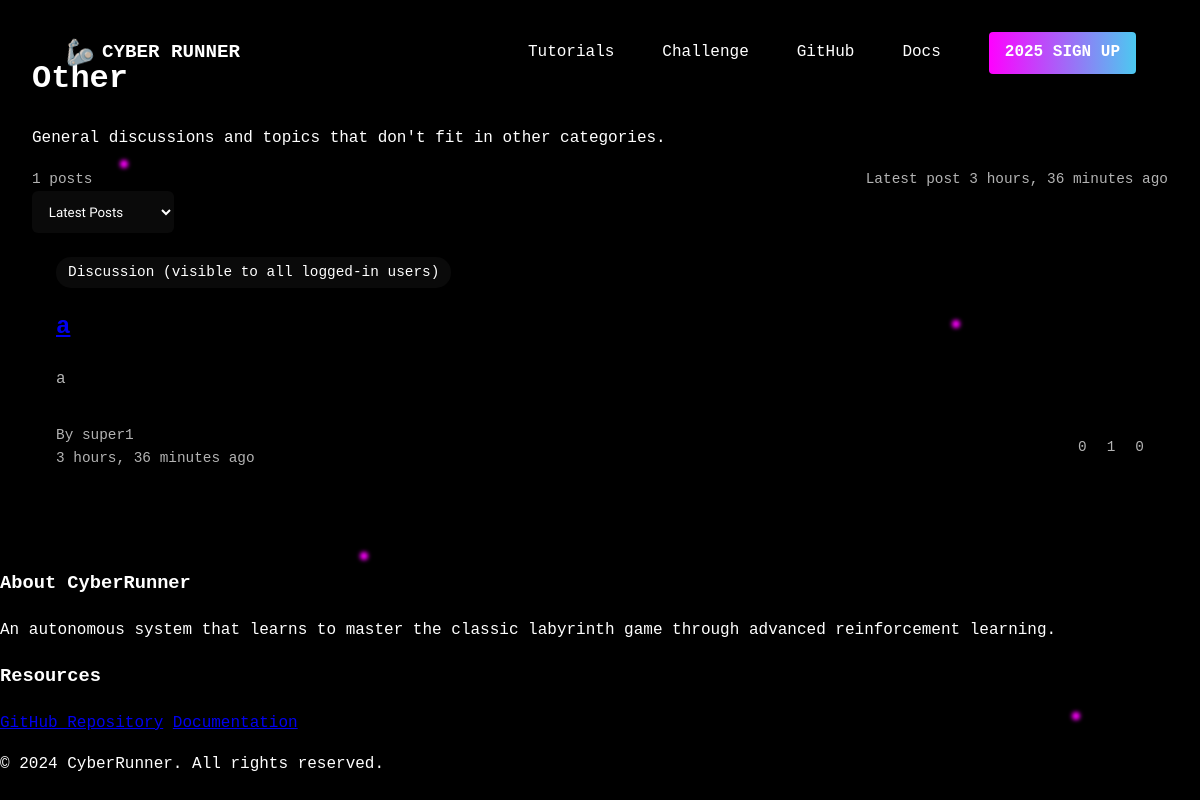
Screenshot of /community/category/other/ with the database file from the repository.
### community/models.py (models this page shows, shortened)
class Category(models.Model):
    name = models.CharField(max_length=100)
    slug = models.SlugField(unique=True)
    description = models.TextField(blank=True)
    created_at = models.DateTimeField(auto_now_add=True)
    order = models.IntegerField(default=0)
    class Meta:
        verbose_name_plural = "categories"
        ordering = ['order', 'name']

class Post(models.Model):
    POST_TYPE_CHOICES = (
        ('discussion', 'Discussion (visible to all logged-in users)'),
        ('announcement', 'Announcement (important updates)'),
        ('submission', 'Submission (visible only to staff)'),
    )
    category = models.ForeignKey(Category, on_delete=models.CASCADE, related_name='posts')
    author = models.ForeignKey(settings.AUTH_USER_MODEL, on_delete=models.CASCADE, related_name='community_posts')
    title = models.CharField(max_length=200)
    content = models.TextField()
    type = models.CharField(max_length=20, choices=POST_TYPE_CHOICES, default='discussion')
    is_pinned = models.BooleanField(default=False)
    is_locked = models.BooleanField(default=False)
    created_at = models.DateTimeField(default=timezone.now)
    updated_at = models.DateTimeField(auto_now=True)
    last_activity = models.DateTimeField(auto_now=True)
    views_count = models.PositiveIntegerField(default=0)
    class Meta:
        ordering = ['-is_pinned', '-last_activity']
    def vote_score(self):
        return self.votes.aggregate(score=models.Sum('value'))['score'] or 0

### community/views.py (the view)
# urls.py: path('category/<slug:slug>/', views.CategoryDetailView.as_view(), name='category_detail'),
class CategoryDetailView(DetailView):
    model = Category
    context_object_name = 'category'
    template_name = 'community/category_detail.html'
    def get_context_data(self, **kwargs):
        context = super().get_context_data(**kwargs)
        context['posts'] = self.object.posts.order_by('-is_pinned', '-last_activity')
        return context

### templates/community/category_detail.html (shortened to what this page needs)
{% extends 'base.html' %}
{% load static %}
{% block extra_css %}
<link rel="stylesheet" href="{% static 'css/community.css' %}">
{% endblock %}
{% block content %}
<div class="community-container">
    <div class="category-header">
        <div class="category-info">
            <h1>{{ category.name }}</h1>
            <p class="category-description">{{ category.description }}</p>
            <div class="category-stats">
                <span> {{ category.posts.count }} posts</span>
                {% with latest_post=category.posts.first %}
                {% if latest_post %}
                <span> Latest post {{ latest_post.created_at|timesince }} ago</span>
                {% endif %}
                {% endwith %}
            </div>
        </div>
    </div>
    <div class="posts-filters">
        <div class="filter-options">
            <select class="form-select" onchange="window.location.href=this.value">
                <option value="?sort=latest" {% if request.GET.sort == 'latest' or not request.GET.sort %}selected{% endif %}>
                    Latest Posts
                </option>
            </select>
        </div>
    </div>
    <div class="posts-grid">
        {% for post in posts %}
        <div class="post-card">
            <div class="post-meta">
                <span class="post-type {{ post.type }}">{{ post.get_type_display }}</span>
            </div>
            <h2><a href="{% url 'community:post_detail' post.pk %}">{{ post.title }}</a></h2>
            <p class="post-excerpt">{{ post.content|truncatewords:30 }}</p>
            <div class="post-footer">
                <div class="post-info">
                    <span class="post-author">By {{ post.author.username }}</span>
                    <span class="post-date">{{ post.created_at|timesince }} ago</span>
                </div>
                <div class="post-stats">
                    <span> {{ post.comments.count }}</span>
                    <span> {{ post.views_count }}</span>
                    <span> {{ post.vote_score }}</span>
                </div>
            </div>
        </div>
        {% endfor %}
    </div>
</div>
{% endblock %}

### static/css/base.css (style rules this page uses)
:root { --bg-primary: #000000; --bg-secondary: #0a0a0a; --text-primary: #ffffff; --text-secondary: #b3b3b3; --neon-pink: #ff00ff; --neon-blue: #4cc9f0; --gradient-accent: linear-gradient(90deg, var(--neon-pink), var(--neon-blue)); }
body { background-color: var(--bg-primary); color: var(--text-primary); font-family: 'Courier New', monospace; margin: 0; padding: 0; line-height: 1.6; min-height: 100vh; position: relative; }

### static/css/community.css (style rules this page uses)
.community-container { max-width: 1200px; margin: 0 auto; padding: 2rem; }
.category-stats { display: flex; justify-content: space-between; color: var(--text-secondary); font-size: 0.9rem; }
.post-card { background: var(--gradient-primary); border: 1px solid var(--secondary); border-radius: 12px; padding: 1.5rem; margin-bottom: 1.5rem; transition: all 0.3s ease; }
.post-meta { display: flex; gap: 1rem; margin-bottom: 0.75rem; }
.post-type { padding: 0.25rem 0.75rem; border-radius: 15px; font-size: 0.9rem; background: var(--bg-secondary); border: 1px solid var(--secondary); }
.post-type.discussion { color: var(--primary); }
.post-excerpt { color: var(--text-secondary); margin: 1rem 0; }
.post-footer { display: flex; justify-content: space-between; align-items: center; color: var(--text-secondary); font-size: 0.9rem; margin-top: 1rem; padding-top: 1rem; border-top: 1px solid var(--secondary); }
.post-stats { display: flex; gap: 1rem; }
.post-author { display: flex; gap: 1rem; }
.form-control, .form-select { background: var(--bg-secondary); border: 1px solid var(--secondary); border-radius: 6px; padding: 0.8rem; color: var(--text-primary); font-family: 'Courier Prime', monospace; }

### rows the page displays
Category: name "Other", description "General discussions and topics that don't fit in other categories.", posts.count "1"
Post: created_at "3 hours, 36 minutes", type "Discussion (visible to all logged-in users)", title "a", content "a", author.username "super1", comments.count "0", views_count "1", vote_score "0"
